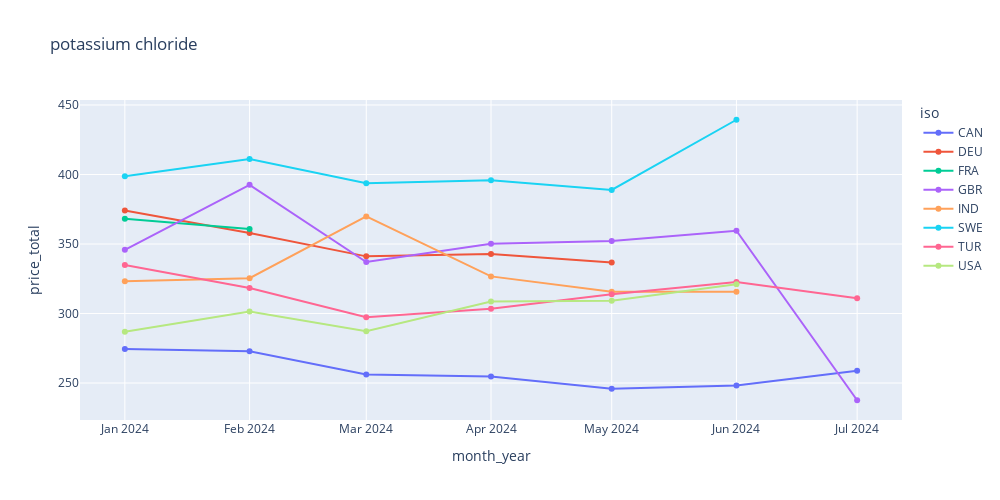
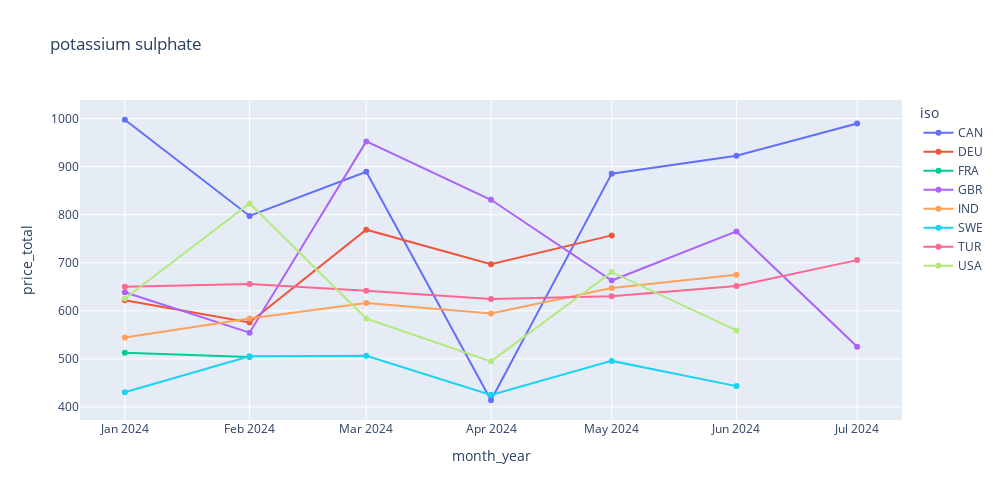
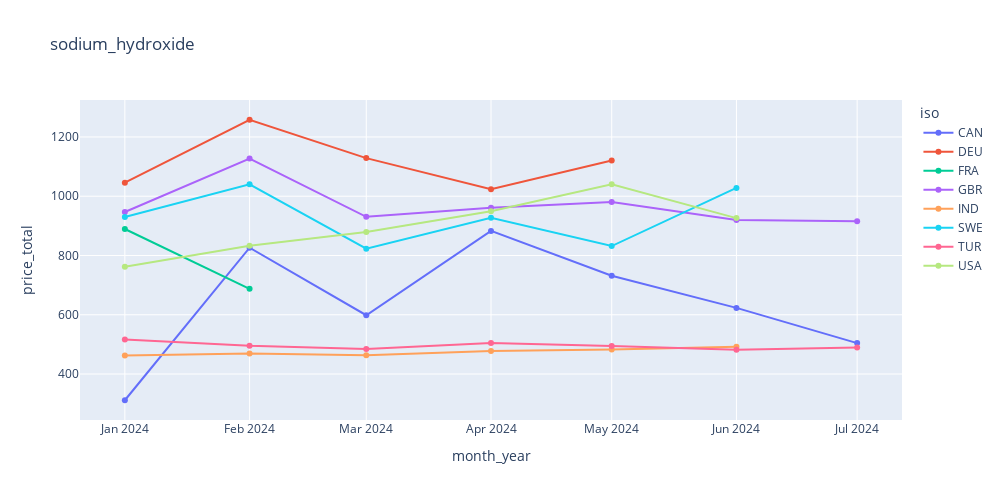
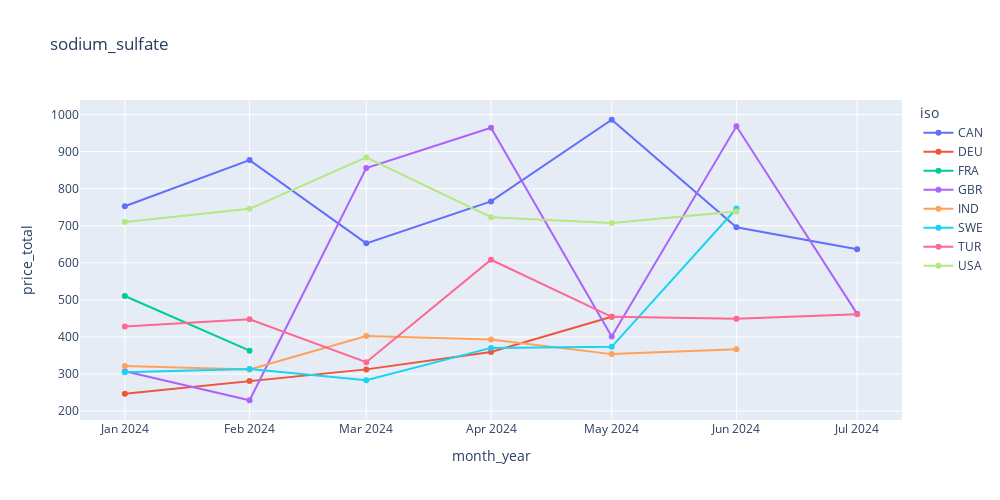

Here is the notebook cell these charts were saved with, in order:
### Code cell
#iso code list
country_code_df = find_country_data.country_codes(filepath='../data/comtrade/iso_country_codes.csv')


#add a month group
df['date'] = pd.to_datetime(df['date'])
# Add month and year columns
df['year'] = df['date'].dt.year
df['month'] = df['date'].dt.month
df['month_year'] = df['date'].dt.to_period('M')

metrics_df = pd.DataFrame()
for group, group_df in df.groupby(by=['month_year','chemical_name','iso']):
    group_names = ['month_year','chemical_name','iso']
    group_data = {
        name : group[i]
        for i, name in enumerate(group_names)
    }

    _df = group_df.copy()
    #remove non country trade partners
    _df = remove_unkown_partners(_df, country_code_df)
    
    _df = get_metrics_df(_df, group_data)
    metrics_df = pd.concat([metrics_df, _df])
metrics_df = metrics_df.reset_index(drop=True)    

display(metrics_df)

#explore data
for chemical_name in metrics_df['chemical_name'].unique():
    plot_df = metrics_df[metrics_df['chemical_name']==chemical_name].copy()
    plot_df['month_year'] = plot_df['month_year'].astype(str)
    fig = px.line(
        plot_df, 
        x="month_year", y="price_total", 
        color='iso',
        markers=True,
        height=500, width=1000,
        title=chemical_name
    )
    fig.update_traces(marker=dict(size=6, symbol='circle'))
    display(fig)

### Figure 1 — Plotly figure (JSON) as saved in the notebook; plotly's stock layout.template omitted (floating-point values rounded to 4 significant figures)
{"data": [{"hovertemplate": "iso=CAN<br>month_year=%{x}<br>price_total=%{y}<extra></extra>", "legendgroup": "CAN", "line": {"color": "#636efa", "dash": "solid"}, "marker": {"size": 6, "symbol": "circle"}, "mode": "lines+markers", "name": "CAN", "orientation": "v", "showlegend": true, "type": "scatter", "x": ["2024-01", "2024-02", "2024-03", "2024-04", "2024-05", "2024-06", "2024-07"], "xaxis": "x", "y": [274.6, 272.9, 256.1, 254.7, 245.9, 248.3, 258.8], "yaxis": "y"}, {"hovertemplate": "iso=DEU<br>month_year=%{x}<br>price_total=%{y}<extra></extra>", "legendgroup": "DEU", "line": {"color": "#EF553B", "dash": "solid"}, "marker": {"size": 6, "symbol": "circle"}, "mode": "lines+markers", "name": "DEU", "orientation": "v", "showlegend": true, "type": "scatter", "x": ["2024-01", "2024-02", "2024-03", "2024-04", "2024-05"], "xaxis": "x", "y": [374.1, 358.0, 341.1, 342.8, 336.8], "yaxis": "y"}, {"hovertemplate": "iso=FRA<br>month_year=%{x}<br>price_total=%{y}<extra></extra>", "legendgroup": "FRA", "line": {"color": "#00cc96", "dash": "solid"}, "marker": {"size": 6, "symbol": "circle"}, "mode": "lines+markers", "name": "FRA", "orientation": "v", "showlegend": true, "type": "scatter", "x": ["2024-01", "2024-02"], "xaxis": "x", "y": [368.2, 360.8], "yaxis": "y"}, {"hovertemplate": "iso=GBR<br>month_year=%{x}<br>price_total=%{y}<extra></extra>", "legendgroup": "GBR", "line": {"color": "#ab63fa", "dash": "solid"}, "marker": {"size": 6, "symbol": "circle"}, "mode": "lines+markers", "name": "GBR", "orientation": "v", "showlegend": true, "type": "scatter", "x": ["2024-01", "2024-02", "2024-03", "2024-04", "2024-05", "2024-06", "2024-07"], "xaxis": "x", "y": [345.8, 392.6, 337.1, 350.2, 352.2, 359.6, 237.6], "yaxis": "y"}, {"hovertemplate": "iso=IND<br>month_year=%{x}<br>price_total=%{y}<extra></extra>", "legendgroup": "IND", "line": {"color": "#FFA15A", "dash": "solid"}, "marker": {"size": 6, "symbol": "circle"}, "mode": "lines+markers", "name": "IND", "orientation": "v", "showlegend": true, "type": "scatter", "x": ["2024-01", "2024-02", "2024-03", "2024-04", "2024-05", "2024-06"], "xaxis": "x", "y": [323.2, 325.4, 369.8, 326.7, 315.7, 315.7], "yaxis": "y"}, {"hovertemplate": "iso=SWE<br>month_year=%{x}<br>price_total=%{y}<extra></extra>", "legendgroup": "SWE", "line": {"color": "#19d3f3", "dash": "solid"}, "marker": {"size": 6, "symbol": "circle"}, "mode": "lines+markers", "name": "SWE", "orientation": "v", "showlegend": true, "type": "scatter", "x": ["2024-01", "2024-02", "2024-03", "2024-04", "2024-05", "2024-06"], "xaxis": "x", "y": [398.7, 411.2, 393.8, 395.9, 388.9, 439.4], "yaxis": "y"}, {"hovertemplate": "iso=TUR<br>month_year=%{x}<br>price_total=%{y}<extra></extra>", "legendgroup": "TUR", "line": {"color": "#FF6692", "dash": "solid"}, "marker": {"size": 6, "symbol": "circle"}, "mode": "lines+markers", "name": "TUR", "orientation": "v", "showlegend": true, "type": "scatter", "x": ["2024-01", "2024-02", "2024-03", "2024-04", "2024-05", "2024-06", "2024-07"], "xaxis": "x", "y": [334.9, 318.3, 297.4, 303.4, 313.8, 322.7, 311.0], "yaxis": "y"}, {"hovertemplate": "iso=USA<br>month_year=%{x}<br>price_total=%{y}<extra></extra>", "legendgroup": "USA", "line": {"color": "#B6E880", "dash": "solid"}, "marker": {"size": 6, "symbol": "circle"}, "mode": "lines+markers", "name": "USA", "orientation": "v", "showlegend": true, "type": "scatter", "x": ["2024-01", "2024-02", "2024-03", "2024-04", "2024-05", "2024-06"], "xaxis": "x", "y": [286.9, 301.4, 287.2, 308.6, 309.2, 321.0], "yaxis": "y"}], "layout": {"height": 500, "legend": {"title": {"text": "iso"}, "tracegroupgap": 0}, "title": {"text": "potassium chloride"}, "width": 1000, "xaxis": {"anchor": "y", "autorange": true, "domain": [0, 1], "range": ["2023-12-20 20:23:17.3684", "2024-07-12 03:36:42.6316"], "title": {"text": "month_year"}, "type": "date"}, "yaxis": {"anchor": "x", "autorange": true, "domain": [0, 1], "range": [223.4, 453.6], "title": {"text": "price_total"}, "type": "linear"}}}

### Figure 2 — Plotly figure (JSON) as saved in the notebook; plotly's stock layout.template omitted (floating-point values rounded to 4 significant figures)
{"data": [{"hovertemplate": "iso=CAN<br>month_year=%{x}<br>price_total=%{y}<extra></extra>", "legendgroup": "CAN", "line": {"color": "#636efa", "dash": "solid"}, "marker": {"size": 6, "symbol": "circle"}, "mode": "lines+markers", "name": "CAN", "orientation": "v", "showlegend": true, "type": "scatter", "x": ["2024-01", "2024-02", "2024-03", "2024-04", "2024-05", "2024-06", "2024-07"], "xaxis": "x", "y": [997.7, 797.4, 889.5, 413.8, 885.5, 922.7, 989.9], "yaxis": "y"}, {"hovertemplate": "iso=DEU<br>month_year=%{x}<br>price_total=%{y}<extra></extra>", "legendgroup": "DEU", "line": {"color": "#EF553B", "dash": "solid"}, "marker": {"size": 6, "symbol": "circle"}, "mode": "lines+markers", "name": "DEU", "orientation": "v", "showlegend": true, "type": "scatter", "x": ["2024-01", "2024-02", "2024-03", "2024-04", "2024-05"], "xaxis": "x", "y": [621.9, 575.8, 768.8, 696.8, 757.0], "yaxis": "y"}, {"hovertemplate": "iso=FRA<br>month_year=%{x}<br>price_total=%{y}<extra></extra>", "legendgroup": "FRA", "line": {"color": "#00cc96", "dash": "solid"}, "marker": {"size": 6, "symbol": "circle"}, "mode": "lines+markers", "name": "FRA", "orientation": "v", "showlegend": true, "type": "scatter", "x": ["2024-01", "2024-02"], "xaxis": "x", "y": [512.9, 504.0], "yaxis": "y"}, {"hovertemplate": "iso=GBR<br>month_year=%{x}<br>price_total=%{y}<extra></extra>", "legendgroup": "GBR", "line": {"color": "#ab63fa", "dash": "solid"}, "marker": {"size": 6, "symbol": "circle"}, "mode": "lines+markers", "name": "GBR", "orientation": "v", "showlegend": true, "type": "scatter", "x": ["2024-01", "2024-02", "2024-03", "2024-04", "2024-05", "2024-06", "2024-07"], "xaxis": "x", "y": [638.5, 554.5, 952.6, 831.1, 663.0, 765.2, 525.4], "yaxis": "y"}, {"hovertemplate": "iso=IND<br>month_year=%{x}<br>price_total=%{y}<extra></extra>", "legendgroup": "IND", "line": {"color": "#FFA15A", "dash": "solid"}, "marker": {"size": 6, "symbol": "circle"}, "mode": "lines+markers", "name": "IND", "orientation": "v", "showlegend": true, "type": "scatter", "x": ["2024-01", "2024-02", "2024-03", "2024-04", "2024-05", "2024-06"], "xaxis": "x", "y": [544.6, 584.2, 616.5, 594.5, 647.3, 674.9], "yaxis": "y"}, {"hovertemplate": "iso=SWE<br>month_year=%{x}<br>price_total=%{y}<extra></extra>", "legendgroup": "SWE", "line": {"color": "#19d3f3", "dash": "solid"}, "marker": {"size": 6, "symbol": "circle"}, "mode": "lines+markers", "name": "SWE", "orientation": "v", "showlegend": true, "type": "scatter", "x": ["2024-01", "2024-02", "2024-03", "2024-04", "2024-05", "2024-06"], "xaxis": "x", "y": [430.5, 505.3, 506.3, 425.0, 495.7, 443.2], "yaxis": "y"}, {"hovertemplate": "iso=TUR<br>month_year=%{x}<br>price_total=%{y}<extra></extra>", "legendgroup": "TUR", "line": {"color": "#FF6692", "dash": "solid"}, "marker": {"size": 6, "symbol": "circle"}, "mode": "lines+markers", "name": "TUR", "orientation": "v", "showlegend": true, "type": "scatter", "x": ["2024-01", "2024-02", "2024-03", "2024-04", "2024-05", "2024-06", "2024-07"], "xaxis": "x", "y": [650.3, 655.9, 641.6, 624.6, 630.5, 651.6, 705.5], "yaxis": "y"}, {"hovertemplate": "iso=USA<br>month_year=%{x}<br>price_total=%{y}<extra></extra>", "legendgroup": "USA", "line": {"color": "#B6E880", "dash": "solid"}, "marker": {"size": 6, "symbol": "circle"}, "mode": "lines+markers", "name": "USA", "orientation": "v", "showlegend": true, "type": "scatter", "x": ["2024-01", "2024-02", "2024-03", "2024-04", "2024-05", "2024-06"], "xaxis": "x", "y": [625.5, 823.6, 584.0, 494.8, 680.6, 559.1], "yaxis": "y"}], "layout": {"height": 500, "legend": {"title": {"text": "iso"}, "tracegroupgap": 0}, "title": {"text": "potassium sulphate"}, "width": 1000, "xaxis": {"anchor": "y", "autorange": true, "domain": [0, 1], "range": ["2023-12-20 20:23:17.3684", "2024-07-12 03:36:42.6316"], "title": {"text": "month_year"}, "type": "date"}, "yaxis": {"anchor": "x", "autorange": true, "domain": [0, 1], "range": [372.7, 1039.0], "title": {"text": "price_total"}, "type": "linear"}}}

### Figure 3 — Plotly figure (JSON) as saved in the notebook; plotly's stock layout.template omitted (floating-point values rounded to 4 significant figures)
{"data": [{"hovertemplate": "iso=CAN<br>month_year=%{x}<br>price_total=%{y}<extra></extra>", "legendgroup": "CAN", "line": {"color": "#636efa", "dash": "solid"}, "marker": {"size": 6, "symbol": "circle"}, "mode": "lines+markers", "name": "CAN", "orientation": "v", "showlegend": true, "type": "scatter", "x": ["2024-01", "2024-02", "2024-03", "2024-04", "2024-05", "2024-06", "2024-07"], "xaxis": "x", "y": [311.6, 826.2, 598.5, 883.0, 731.6, 623.2, 504.3], "yaxis": "y"}, {"hovertemplate": "iso=DEU<br>month_year=%{x}<br>price_total=%{y}<extra></extra>", "legendgroup": "DEU", "line": {"color": "#EF553B", "dash": "solid"}, "marker": {"size": 6, "symbol": "circle"}, "mode": "lines+markers", "name": "DEU", "orientation": "v", "showlegend": true, "type": "scatter", "x": ["2024-01", "2024-02", "2024-03", "2024-04", "2024-05"], "xaxis": "x", "y": [1046.0, 1258.0, 1129.0, 1024.0, 1121.0], "yaxis": "y"}, {"hovertemplate": "iso=FRA<br>month_year=%{x}<br>price_total=%{y}<extra></extra>", "legendgroup": "FRA", "line": {"color": "#00cc96", "dash": "solid"}, "marker": {"size": 6, "symbol": "circle"}, "mode": "lines+markers", "name": "FRA", "orientation": "v", "showlegend": true, "type": "scatter", "x": ["2024-01", "2024-02"], "xaxis": "x", "y": [889.3, 687.6], "yaxis": "y"}, {"hovertemplate": "iso=GBR<br>month_year=%{x}<br>price_total=%{y}<extra></extra>", "legendgroup": "GBR", "line": {"color": "#ab63fa", "dash": "solid"}, "marker": {"size": 6, "symbol": "circle"}, "mode": "lines+markers", "name": "GBR", "orientation": "v", "showlegend": true, "type": "scatter", "x": ["2024-01", "2024-02", "2024-03", "2024-04", "2024-05", "2024-06", "2024-07"], "xaxis": "x", "y": [946.8, 1127.0, 930.6, 960.8, 980.7, 919.6, 915.5], "yaxis": "y"}, {"hovertemplate": "iso=IND<br>month_year=%{x}<br>price_total=%{y}<extra></extra>", "legendgroup": "IND", "line": {"color": "#FFA15A", "dash": "solid"}, "marker": {"size": 6, "symbol": "circle"}, "mode": "lines+markers", "name": "IND", "orientation": "v", "showlegend": true, "type": "scatter", "x": ["2024-01", "2024-02", "2024-03", "2024-04", "2024-05", "2024-06"], "xaxis": "x", "y": [462.5, 469.4, 463.1, 477.6, 483.0, 492.1], "yaxis": "y"}, {"hovertemplate": "iso=SWE<br>month_year=%{x}<br>price_total=%{y}<extra></extra>", "legendgroup": "SWE", "line": {"color": "#19d3f3", "dash": "solid"}, "marker": {"size": 6, "symbol": "circle"}, "mode": "lines+markers", "name": "SWE", "orientation": "v", "showlegend": true, "type": "scatter", "x": ["2024-01", "2024-02", "2024-03", "2024-04", "2024-05", "2024-06"], "xaxis": "x", "y": [929.9, 1040.0, 823.1, 927.5, 831.8, 1028.0], "yaxis": "y"}, {"hovertemplate": "iso=TUR<br>month_year=%{x}<br>price_total=%{y}<extra></extra>", "legendgroup": "TUR", "line": {"color": "#FF6692", "dash": "solid"}, "marker": {"size": 6, "symbol": "circle"}, "mode": "lines+markers", "name": "TUR", "orientation": "v", "showlegend": true, "type": "scatter", "x": ["2024-01", "2024-02", "2024-03", "2024-04", "2024-05", "2024-06", "2024-07"], "xaxis": "x", "y": [516.4, 495.3, 484.7, 504.5, 494.8, 481.7, 489.7], "yaxis": "y"}, {"hovertemplate": "iso=USA<br>month_year=%{x}<br>price_total=%{y}<extra></extra>", "legendgroup": "USA", "line": {"color": "#B6E880", "dash": "solid"}, "marker": {"size": 6, "symbol": "circle"}, "mode": "lines+markers", "name": "USA", "orientation": "v", "showlegend": true, "type": "scatter", "x": ["2024-01", "2024-02", "2024-03", "2024-04", "2024-05", "2024-06"], "xaxis": "x", "y": [762.2, 833.1, 878.9, 949.6, 1040.0, 926.1], "yaxis": "y"}], "layout": {"height": 500, "legend": {"title": {"text": "iso"}, "tracegroupgap": 0}, "title": {"text": "sodium_hydroxide"}, "width": 1000, "xaxis": {"anchor": "y", "autorange": true, "domain": [0, 1], "range": ["2023-12-20 20:23:17.3684", "2024-07-12 03:36:42.6316"], "title": {"text": "month_year"}, "type": "date"}, "yaxis": {"anchor": "x", "autorange": true, "domain": [0, 1], "range": [244.9, 1325.0], "title": {"text": "price_total"}, "type": "linear"}}}

### Figure 4 — Plotly figure (JSON) as saved in the notebook; plotly's stock layout.template omitted (floating-point values rounded to 4 significant figures)
{"data": [{"hovertemplate": "iso=CAN<br>month_year=%{x}<br>price_total=%{y}<extra></extra>", "legendgroup": "CAN", "line": {"color": "#636efa", "dash": "solid"}, "marker": {"size": 6, "symbol": "circle"}, "mode": "lines+markers", "name": "CAN", "orientation": "v", "showlegend": true, "type": "scatter", "x": ["2024-01", "2024-02", "2024-03", "2024-04", "2024-05", "2024-06", "2024-07"], "xaxis": "x", "y": [752.8, 877.2, 652.6, 765.7, 986.1, 696.1, 636.8], "yaxis": "y"}, {"hovertemplate": "iso=DEU<br>month_year=%{x}<br>price_total=%{y}<extra></extra>", "legendgroup": "DEU", "line": {"color": "#EF553B", "dash": "solid"}, "marker": {"size": 6, "symbol": "circle"}, "mode": "lines+markers", "name": "DEU", "orientation": "v", "showlegend": true, "type": "scatter", "x": ["2024-01", "2024-02", "2024-03", "2024-04", "2024-05"], "xaxis": "x", "y": [246.4, 281.1, 312.5, 359.5, 454.5], "yaxis": "y"}, {"hovertemplate": "iso=FRA<br>month_year=%{x}<br>price_total=%{y}<extra></extra>", "legendgroup": "FRA", "line": {"color": "#00cc96", "dash": "solid"}, "marker": {"size": 6, "symbol": "circle"}, "mode": "lines+markers", "name": "FRA", "orientation": "v", "showlegend": true, "type": "scatter", "x": ["2024-01", "2024-02"], "xaxis": "x", "y": [510.5, 363.1], "yaxis": "y"}, {"hovertemplate": "iso=GBR<br>month_year=%{x}<br>price_total=%{y}<extra></extra>", "legendgroup": "GBR", "line": {"color": "#ab63fa", "dash": "solid"}, "marker": {"size": 6, "symbol": "circle"}, "mode": "lines+markers", "name": "GBR", "orientation": "v", "showlegend": true, "type": "scatter", "x": ["2024-01", "2024-02", "2024-03", "2024-04", "2024-05", "2024-06", "2024-07"], "xaxis": "x", "y": [307.3, 229.2, 855.7, 964.6, 401.2, 968.4, 462.4], "yaxis": "y"}, {"hovertemplate": "iso=IND<br>month_year=%{x}<br>price_total=%{y}<extra></extra>", "legendgroup": "IND", "line": {"color": "#FFA15A", "dash": "solid"}, "marker": {"size": 6, "symbol": "circle"}, "mode": "lines+markers", "name": "IND", "orientation": "v", "showlegend": true, "type": "scatter", "x": ["2024-01", "2024-02", "2024-03", "2024-04", "2024-05", "2024-06"], "xaxis": "x", "y": [321.3, 312.3, 402.5, 393.2, 353.7, 366.8], "yaxis": "y"}, {"hovertemplate": "iso=SWE<br>month_year=%{x}<br>price_total=%{y}<extra></extra>", "legendgroup": "SWE", "line": {"color": "#19d3f3", "dash": "solid"}, "marker": {"size": 6, "symbol": "circle"}, "mode": "lines+markers", "name": "SWE", "orientation": "v", "showlegend": true, "type": "scatter", "x": ["2024-01", "2024-02", "2024-03", "2024-04", "2024-05", "2024-06"], "xaxis": "x", "y": [304.5, 313.9, 283.3, 370.5, 373.2, 746.7], "yaxis": "y"}, {"hovertemplate": "iso=TUR<br>month_year=%{x}<br>price_total=%{y}<extra></extra>", "legendgroup": "TUR", "line": {"color": "#FF6692", "dash": "solid"}, "marker": {"size": 6, "symbol": "circle"}, "mode": "lines+markers", "name": "TUR", "orientation": "v", "showlegend": true, "type": "scatter", "x": ["2024-01", "2024-02", "2024-03", "2024-04", "2024-05", "2024-06", "2024-07"], "xaxis": "x", "y": [428.0, 447.7, 332.0, 608.3, 454.3, 448.8, 461.1], "yaxis": "y"}, {"hovertemplate": "iso=USA<br>month_year=%{x}<br>price_total=%{y}<extra></extra>", "legendgroup": "USA", "line": {"color": "#B6E880", "dash": "solid"}, "marker": {"size": 6, "symbol": "circle"}, "mode": "lines+markers", "name": "USA", "orientation": "v", "showlegend": true, "type": "scatter", "x": ["2024-01", "2024-02", "2024-03", "2024-04", "2024-05", "2024-06"], "xaxis": "x", "y": [709.9, 745.6, 884.4, 723.1, 707.2, 738.6], "yaxis": "y"}], "layout": {"height": 500, "legend": {"title": {"text": "iso"}, "tracegroupgap": 0}, "title": {"text": "sodium_sulfate"}, "width": 1000, "xaxis": {"anchor": "y", "autorange": true, "domain": [0, 1], "range": ["2023-12-20 20:23:17.3684", "2024-07-12 03:36:42.6316"], "title": {"text": "month_year"}, "type": "date"}, "yaxis": {"anchor": "x", "autorange": true, "domain": [0, 1], "range": [175.9, 1039.0], "title": {"text": "price_total"}, "type": "linear"}}}
